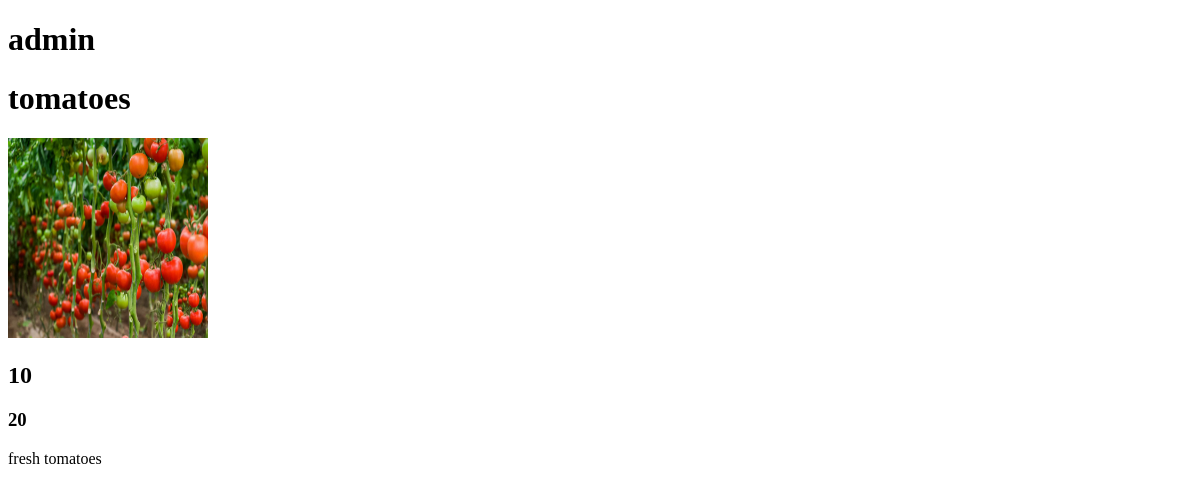
The app's page /dashboard/index/ (signed in), older data.
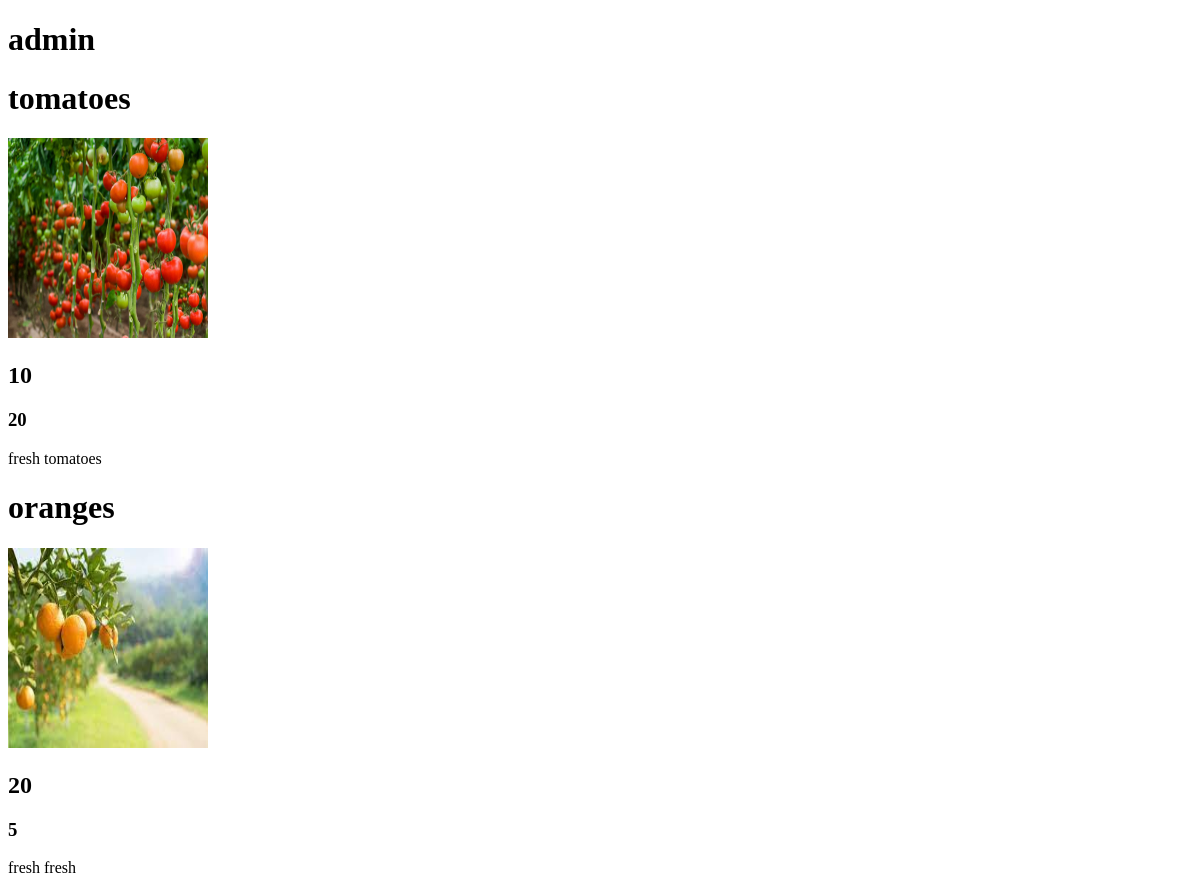
The same page, newer data.
### product/models.py (models this page shows, shortened)
class Product(models.Model):
    CATEGORIES = (
        ("vegetables", "vegetables"),
        ("fruits", "fruits"),
        ("meat", "meat")
    )
    owner = models.ForeignKey(User, on_delete=models.CASCADE)
    name = models.CharField(max_length=30)
    category = models.CharField(max_length=25, default="Select a category", choices=CATEGORIES)
    quantity = models.IntegerField(default=5)
    description = models.CharField(max_length=200)
    image = models.ImageField(upload_to="products")
    price = models.IntegerField()
    location = models.CharField(max_length=50)

### dashboard/views.py (the view)
# urls.py: path('index/', views.index, name='index')
def index(request):
    products = Product.objects.filter(owner=request.user)
    return render(request, 'dashboard/index.html', {'products': products})

### dashboard/templates/dashboard/index.html
{% extends 'Account/base.html' %}
{% block content %}
    <h1>{{ request.user.username }}</h1>
    {% for product in products %}
        <h1>{{ product.name }}</h1>
        <img src="{{ product.image.url }}" height="200" width="200">
        <h2>{{ product.price }}</h2>
        <h3>{{ product.quantity }}</h3>
        <p>{{ product.description }}</p>
    {% endfor %}
{% endblock %}

Row changes from the older to the newer data that the page shows:
added Product: name "oranges", image (picture), price "20", quantity "5", description "fresh fresh"
